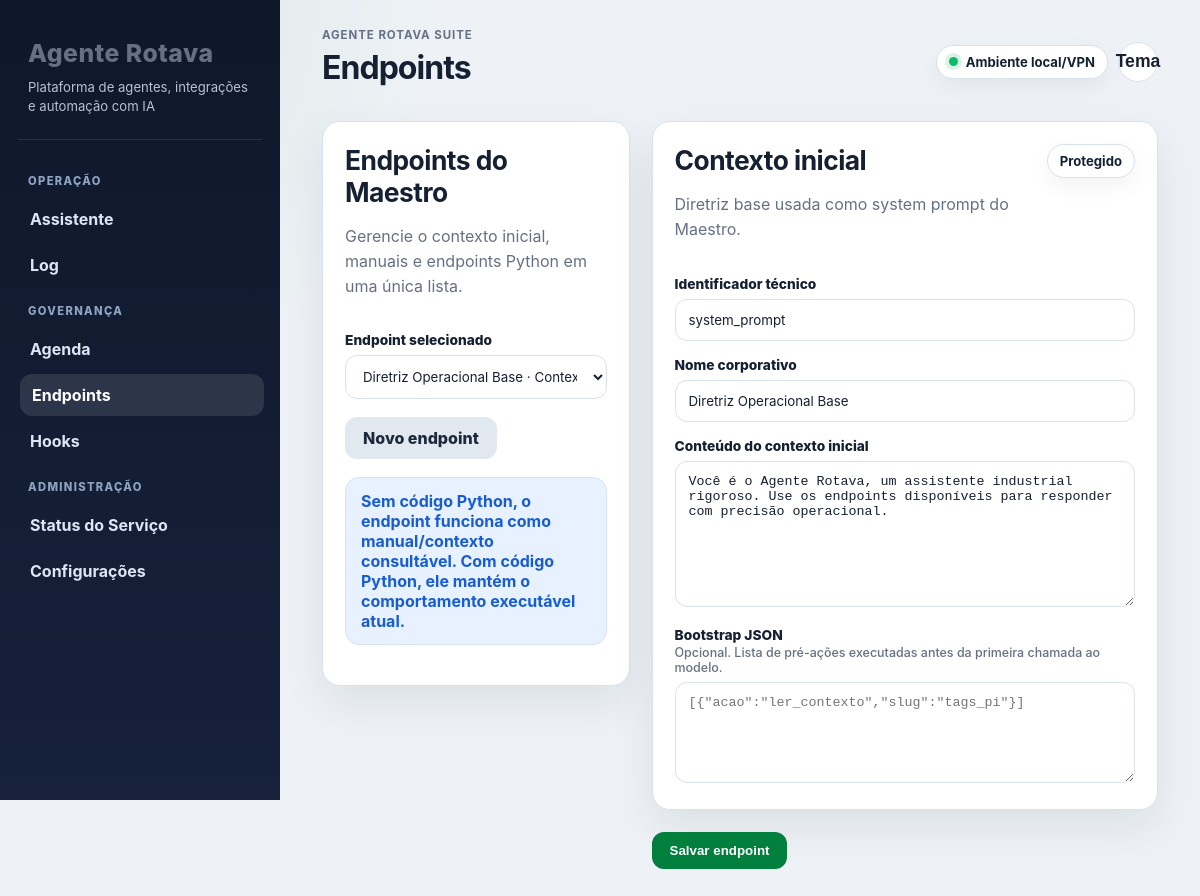
The page /knowledge/tools on the database its author committed.
### tables this page shows
CREATE TABLE bot_contexts (
            slug TEXT PRIMARY KEY,
            title TEXT NOT NULL,
            description_for_ai TEXT,
            content TEXT NOT NULL,
            bootstrap_json TEXT DEFAULT ''
        );

### app/routers/knowledge.py (the view)
@router.get("/tools", response_class=HTMLResponse)
def tools_get(request: Request, endpoint: str = "", slug: str = "", novo: int = 0):
    selected = "" if novo else (endpoint or (f"tool:{slug}" if slug else "context:system_prompt"))
    kind, selected_slug, endpoint_atual = _selected_endpoint(selected)
    if endpoint_atual and endpoint_atual.get("slug") == "system_prompt":
        kind = "context"
        selected = "context:system_prompt"
    return templates.TemplateResponse(
        request=request,
        name="knowledge_tools.html",
        context={
            "endpoints": _endpoint_options(),
            "endpoint_atual": endpoint_atual,
            "endpoint_kind": kind,
            "endpoint_selecionado": selected if endpoint_atual else "",
            "slug_selecionado": selected_slug if endpoint_atual else "",
            "saved": request.query_params.get("saved"),
            "deleted": request.query_params.get("deleted"),
            "protected": request.query_params.get("protected"),
        }
    )

### app/templates/knowledge_tools.html (shortened to what this page needs)
{% extends "base.html" %}
{% block page_title %}Endpoints{% endblock %}
{% block content %}
{% set is_base = endpoint_atual and endpoint_atual.slug == 'system_prompt' %}
{% set is_python = endpoint_kind == 'tool' %}
<div class="grid-2">
    <div class="panel">
        <div class="panel-header">
            <div>
                <h2>Endpoints do Maestro</h2>
                <p>Gerencie o contexto inicial, manuais e endpoints Python em uma única lista.</p>
            </div>
        </div>
        <form method="get" action="/knowledge/tools">
            <label>Endpoint selecionado</label>
            <select name="endpoint" onchange="this.form.submit()">
                {% for endpoint in endpoints %}
                <option value="{{ endpoint.select_value }}" {% if endpoint.select_value == endpoint_selecionado %}selected{% endif %}>
                    {{ endpoint.title }} · {{ endpoint.kind_label }}{% if endpoint.slug == 'system_prompt' %} · protegido{% endif %}
                </option>
                {% endfor %}
            </select>
        </form>
        <div class="btn-row">
            <a href="/knowledge/tools?novo=1" class="btn secondary-btn">Novo endpoint</a>
        </div>
        <div class="alert info" style="margin-top: 18px;">
            Sem código Python, o endpoint funciona como manual/contexto consultável. Com código Python, ele mantém o comportamento executável atual.
        </div>
    </div>
    <div>
        <form id="formTool" method="post" action="/knowledge/tools" class="panel">
            <div class="panel-header">
                <div>
                    <h2>{{ 'Contexto inicial' if is_base else ('Editar endpoint' if endpoint_atual else 'Novo endpoint') }}</h2>
                    <p>{{ 'Diretriz base usada como system prompt do Maestro.' if is_base else 'Preencha o contexto e, opcionalmente, o código Python executar(cmd).' }}</p>
                </div>
                {% if is_base %}<span class="badge">Protegido</span>{% elif is_python %}<span class="badge">Python</span>{% else %}<span class="badge">Manual</span>{% endif %}
            </div>
            <label>Identificador técnico</label>
            <input type="text" name="slug" value="{{ endpoint_atual.slug if endpoint_atual else '' }}" required {% if endpoint_atual %}readonly{% endif %} placeholder="ex: consultar_pi">
            <label>Nome corporativo</label>
            <input type="text" name="title" value="{{ 'Diretriz Operacional Base' if is_base else (endpoint_atual.title if endpoint_atual else '') }}" required {% if is_base %}readonly{% endif %} placeholder="Ex: Consulta PI System">
            <label>{{ 'Conteúdo do contexto inicial' if is_base else 'Contexto / manual do endpoint' }}</label>
            <textarea name="tool_context" rows="8" class="code" placeholder="Descreva parâmetros esperados, exemplos de JSON, limitações operacionais ou o conteúdo manual consultável.">{{ endpoint_atual.content if endpoint_atual and endpoint_kind == 'context' else (endpoint_atual.tool_context if endpoint_atual else '') }}</textarea>
            {% if is_base %}
            <label>Bootstrap JSON <span class="field-hint">Opcional. Lista de pré-ações executadas antes da primeira chamada ao modelo.</span></label>
            <textarea name="bootstrap_json" rows="5" class="code" placeholder='[{"acao":"ler_contexto","slug":"tags_pi"}]'>{{ endpoint_atual.bootstrap_json if endpoint_atual and endpoint_atual.bootstrap_json else '' }}</textarea>
            {% endif %}
        </form>
        <div class="btn-row">
            <button type="submit" form="formTool">Salvar endpoint</button>
        </div>
    </div>
</div>
{% endblock %}

### app/templates/base.html (style rules this page uses)
:root { --bg-main: #eef2f6; --bg-sidebar: #0f172a; --bg-sidebar-soft: #16213a; --text-main: #162033; --text-muted: #667085; --text-inverse: #f8fafc; --border-color: #d9e2ec; --accent-color: #007f3d; --accent-hover: #006b33; --accent-soft: #e6f4ed; --danger-color: #c62828; --danger-soft: #fdecec; --warning-soft: #fff7e6; --card-bg: #ffffff; --card-shadow: 0 18px 45px rgba(15, 23, 42, 0.08); --radius-lg: 18px; --radius-md: 12px; }
* { box-sizing: border-box; }
body { font-family: Inter, 'Segoe UI', system-ui, -apple-system, BlinkMacSystemFont, sans-serif; margin: 0; background: radial-gradient(circle at top left, rgba(0, 127, 61, 0.10), transparent 28rem), var(--bg-main); color: var(--text-main); display: flex; min-height: 100vh; }
h1, h2, h3 { margin-top: 0; }
h2 { font-size: 1.65rem; margin-bottom: 10px; letter-spacing: -0.02em; }
p { color: var(--text-muted); line-height: 1.55; }
.api-status, .badge { font-size: 0.82rem; display: inline-flex; align-items: center; gap: 8px; background: var(--card-bg); padding: 8px 12px; border-radius: 999px; border: 1px solid var(--border-color); box-shadow: 0 8px 22px rgba(15, 23, 42, 0.05); color: var(--text-main); font-weight: 700; }
.card, .panel { background: var(--card-bg); padding: 22px; border-radius: var(--radius-lg); box-shadow: var(--card-shadow); border: 1px solid var(--border-color); margin-bottom: 22px; }
.panel-header { display: flex; align-items: flex-start; justify-content: space-between; gap: 18px; margin-bottom: 18px; }
.grid-2 { display: grid; grid-template-columns: minmax(280px, 0.85fr) minmax(360px, 1.4fr); gap: 22px; align-items: start; }
label { display: block; font-size: 0.86rem; color: var(--text-main); font-weight: 800; margin: 16px 0 7px; }
.field-hint { display: block; color: var(--text-muted); font-weight: 500; font-size: 0.78rem; margin-top: 2px; }
textarea, input, select { width: 100%; padding: 12px 13px; font-family: inherit; background-color: var(--card-bg); color: var(--text-main); border: 1px solid var(--border-color); border-radius: 12px; outline: none; transition: border 0.2s, box-shadow 0.2s; }
textarea.code, pre, code { font-family: 'Cascadia Code', 'Fira Code', Consolas, monospace; }
.btn-row { display: flex; flex-wrap: wrap; align-items: center; gap: 12px; margin-top: 18px; }
button, .btn { display: inline-flex; align-items: center; justify-content: center; gap: 8px; padding: 11px 18px; border: none; border-radius: 12px; cursor: pointer; font-weight: 800; text-decoration: none; transition: transform 0.2s, box-shadow 0.2s, background 0.2s; }
.primary-btn, button[type="submit"] { background: var(--accent-color); color: #fff; }
.secondary-btn { background: #e2e8f0; color: #1e293b; }
.alert { border-radius: 14px; padding: 13px 15px; margin-bottom: 18px; font-weight: 750; border: 1px solid var(--border-color); }
.alert.info { background: #e8f1ff; color: #175cd3; }

### rows shown on the page
bot_contexts: slug "system_prompt", tool_context "Você é o Agente Rotava, um assistente industrial rigoroso. Use os endpoints disponíveis para responder com precisão operacional."

### other values the page prints
form field endpoint "Diretriz Operacional Base · Contexto inicial · protegido"
